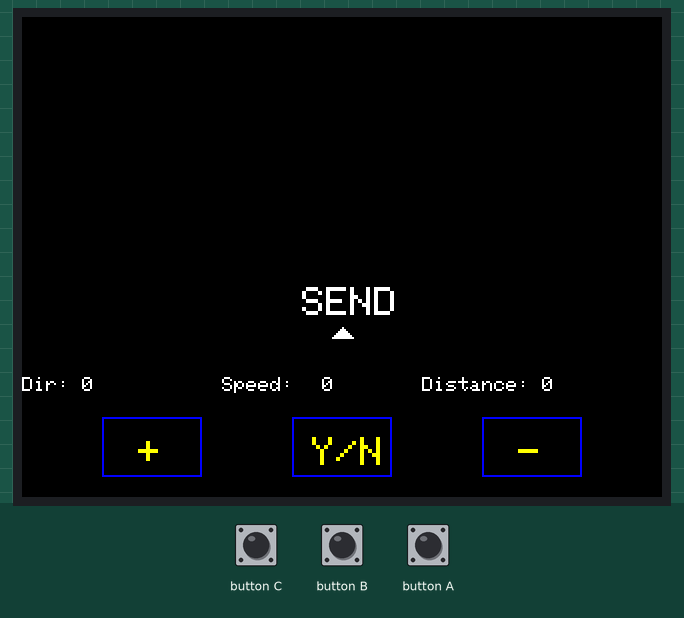
A sketch run on a simulated ESP32. On the bench: 320×240 colour display. The inputs (shaded band) are chosen by the test bench.

Above: at 1.3 s.
1.4 s: button B pressed for 0.15 s
At 2.1 s:
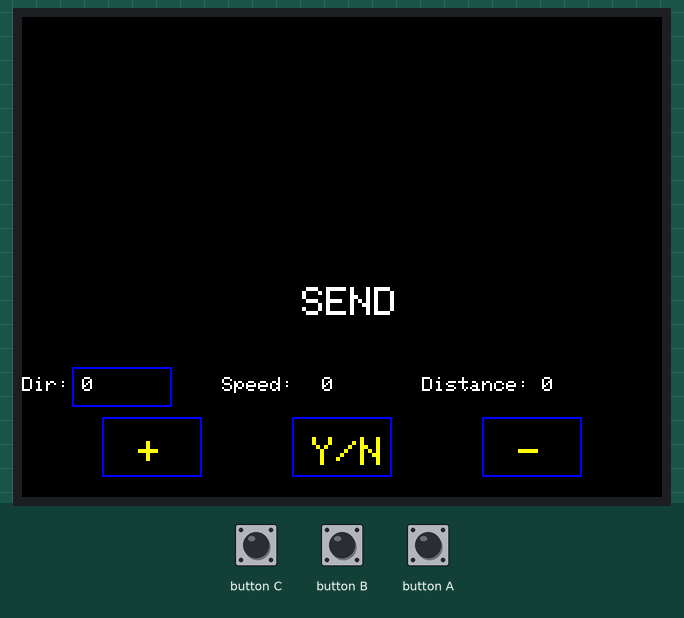
3.0 s: button C pressed for 0.15 s
4.6 s: button C pressed for 1 s
7.1 s: button B pressed for 1 s
At 8.9 s:
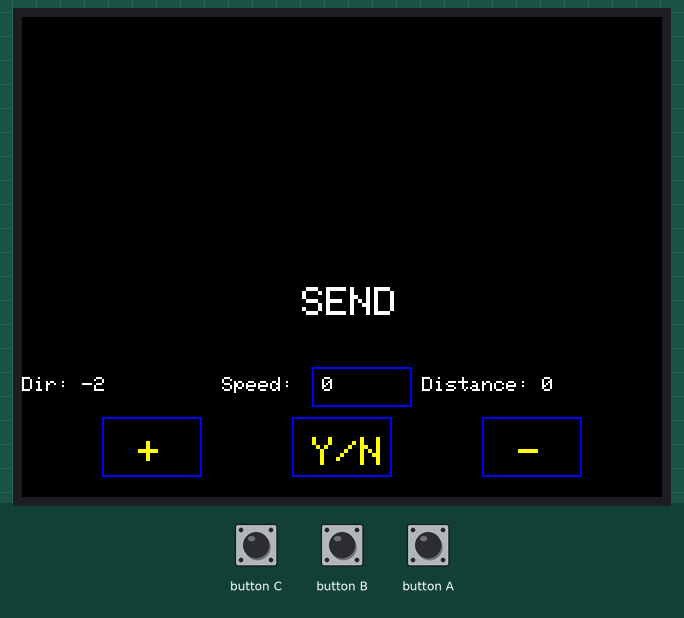
9.6 s: button A pressed for 0.15 s
11.2 s: button A pressed for 1 s
Timing chart, 0 to 14.2 s (numbered marks = the images above; inputs shaded):
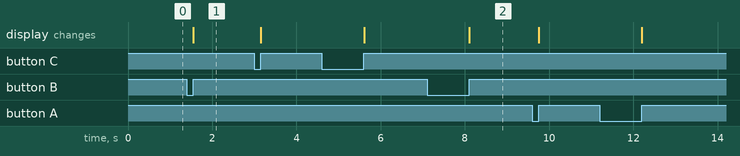

Measured:
- after the input at 1.4 s, the display: changes after 0.15 s (image 1)
- after the input at 7.1 s, the display: changes after 1.0 s (image 2)

The sketch:

StepMotor.ino
```cpp
#include <M5Stack.h>

int Dir = 0 ,Speed = 0,Distance = 0;
char flag = 0;
#define DEV_ID 0Xaa
#define Set 1
#define Reset 0

int Send_Data[10];//ID 方向 速度 距离 复位   给步进电机的参数
int Receive_Data[10];//发送给电脑的参数 验证接收是否正确

void setup()
{
  M5.begin(true, false, true);
  Serial.begin(4800);
  // Serial2.begin(unsigned long baud, uint32_t config, int8_t rxPin, int8_t txPin, bool invert)
  Serial2.begin(4800, SERIAL_8N1, 16, 17);
  M5.Lcd.setTextSize(2);
  M5.Lcd.setCursor(140, 135);
  M5.Lcd.print("SEND");
  M5.Lcd.setTextSize(1);
  M5.Lcd.setCursor(0, 180);
  M5.Lcd.print("Dir:");
  M5.Lcd.setCursor(100, 180);
  M5.Lcd.print("Speed:");
  M5.Lcd.setCursor(200, 180);
  M5.Lcd.print("Distance:");

  M5.Lcd.setTextColor(YELLOW);
  M5.Lcd.setTextSize(2);
  M5.Lcd.setCursor(58, 210);
  M5.Lcd.print("+");
  M5.Lcd.setCursor(145, 210);
  M5.Lcd.print("Y/N");
  M5.Lcd.setCursor(248, 210);
  M5.Lcd.print("-");
  M5.Lcd.drawRect(40, 200, 50, 30, BLUE);
  M5.Lcd.drawRect(135, 200, 50, 30, BLUE);
  M5.Lcd.drawRect(230, 200, 50, 30, BLUE);

  M5.Lcd.setTextColor(WHITE);
  M5.Lcd.setTextSize(1);
  Display();
}
void Display()
{
  M5.Lcd.fillRect(155,155,20,10,BLACK);
  M5.Lcd.setCursor(30,180);
  M5.Lcd.fillRect(25,175,50,20,BLACK);
  M5.Lcd.print(Dir);
  M5.Lcd.setCursor(150, 180);
  M5.Lcd.fillRect(145,175,50,20,BLACK);
  M5.Lcd.print(Speed);
  M5.Lcd.setCursor(260, 180);
  M5.Lcd.fillRect(255,175,50,20,BLACK);
  M5.Lcd.print(Distance);

  M5.Lcd.setCursor(0,0);//2.26新加

  switch(flag)
  {
    case 0:{M5.Lcd.drawTriangle(160,155,155,160,165,160,WHITE);M5.Lcd.fillTriangle(160,155,155,160,165,160,WHITE);}break;
    case 1:{M5.Lcd.drawRect(25, 175, 50, 20, BLUE);}break;
    case 2:{M5.Lcd.drawRect(145, 175, 50, 20, BLUE);}break;
    case 3:{M5.Lcd.drawRect(255, 175, 50, 20, BLUE);}break;
    default : break;
    }
  }
void loop()
{
  char i=0;
  M5.update();
  if (M5.BtnA.wasReleased())
  {
    switch(flag)
    {
      case 1:{Dir++;}break;
      case 2:{Speed++;}break;
      case 3:{Distance++;}break;
      default : break;
    }
    Display();
  }
  else if (M5.BtnB.wasReleased())
  {
    flag = flag + 1;
    flag = flag%4;
    Display();
  }
  else if (M5.BtnC.wasReleased())
  {
    switch(flag)
    {
      case 1:{Dir--;}break;
      case 2:{Speed--;}break;
      case 3:{Distance--;}break;
      default : break;
    }
    Display();
  }
  else if (M5.BtnB.wasReleasefor(700))
  {
    Send_Data[0] = DEV_ID;
    Send_Data[1] = Dir;
    Send_Data[2] = Speed;
    Send_Data[3] = Distance;
    Send_Data[4] = Dir+Speed+Distance;
    Send_Data[5] = 0xff;
    for(i=0;i<6;i++)
    {
      Serial2.write(Send_Data[i]);
      delayMicroseconds(20);
    }
    Dir = 0;
    Speed = 0;
    Distance = 0;
    flag = 0;
    Display();
  }
  if(Serial2.available())
  {
    for(i=0;i<3;i++)
    {
     Receive_Data[i] = Serial2.read();
     Serial.write(Receive_Data[i]);
    }
    }
}
```
